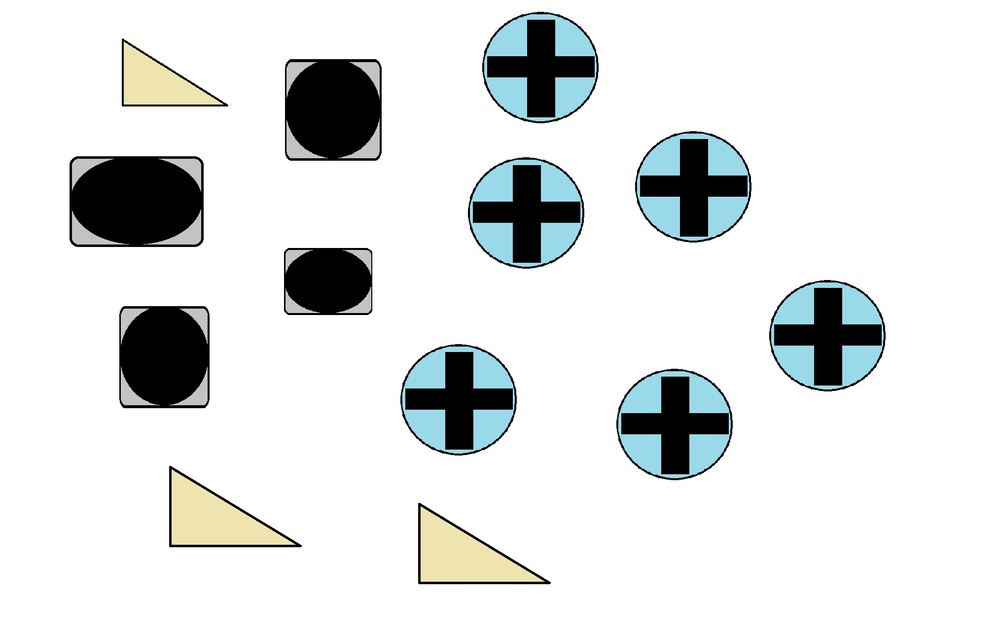
#> input picture Danilova. AA1905. LR4/danilova61.jpg, 1000 x 633 px, shrunk from 2028 x 1284 before the run
$ python task6.py
#> lines starting #> are read from the running program, lines starting #| are printed output that depends on the picture; after the words box and inside, x2 and y2 are one past the last pixel; in counts of white or black regions, pixels touching at a corner belong together
from skimage import io, filters, measure
from scipy import ndimage
from matplotlib import pyplot as plt
import cv2

# чтение изображения
im = io.imread('danilova61.jpg', as_gray=True)
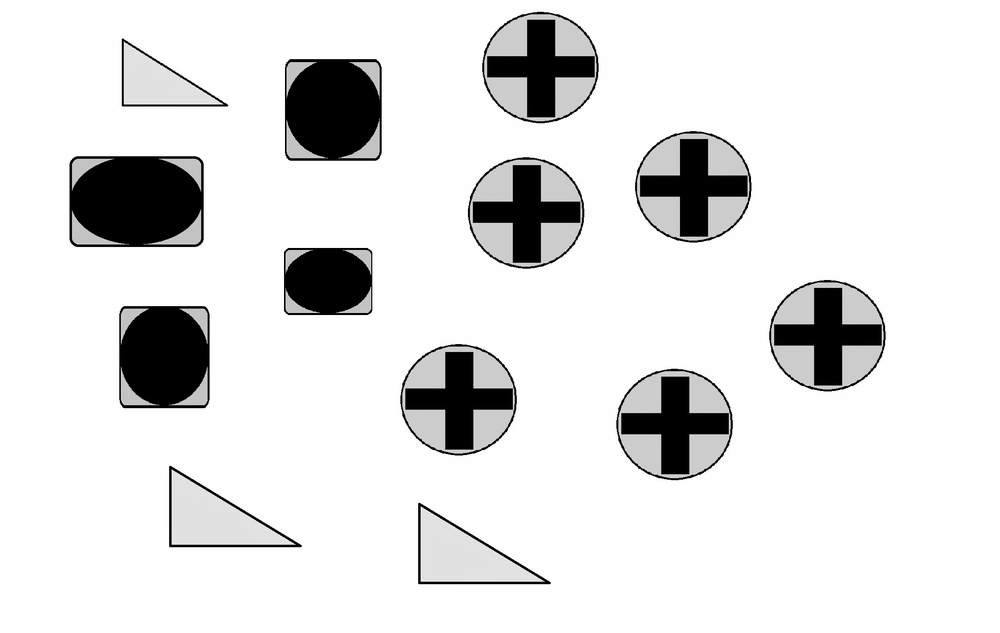
#> im: shape (633, 1000) float64; min 0, max 1, mean 0.886
imm = cv2.imread('danilova61.jpg')
#> imm is the input picture: shape (633, 1000, 3); mean B, G, R 226.2, 226.5, 223.8
#подсчет количества объектов
val = filters.threshold_otsu(im)
#> val = 0.506
img = ndimage.binary_fill_holes(im < val)
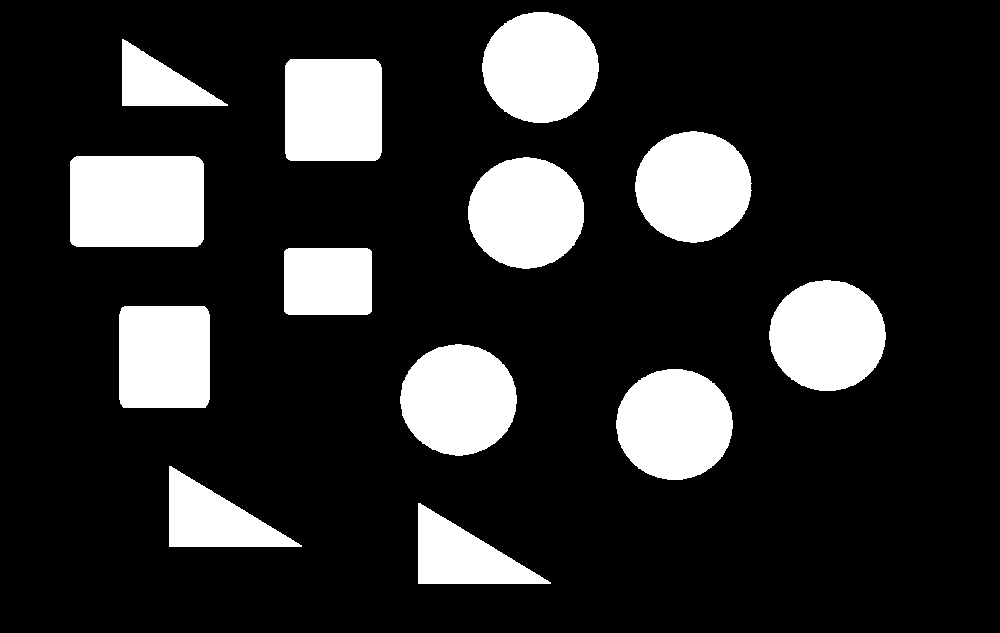
#> img: shape (633, 1000) bool; 17.8% white; 13 white regions, largest, box (x1, y1, x2, y2) and area: (70, 156, 204, 247) 12119, (616, 369, 733, 480) 10170, (482, 12, 599, 123) 10167
labels = measure.label(img)
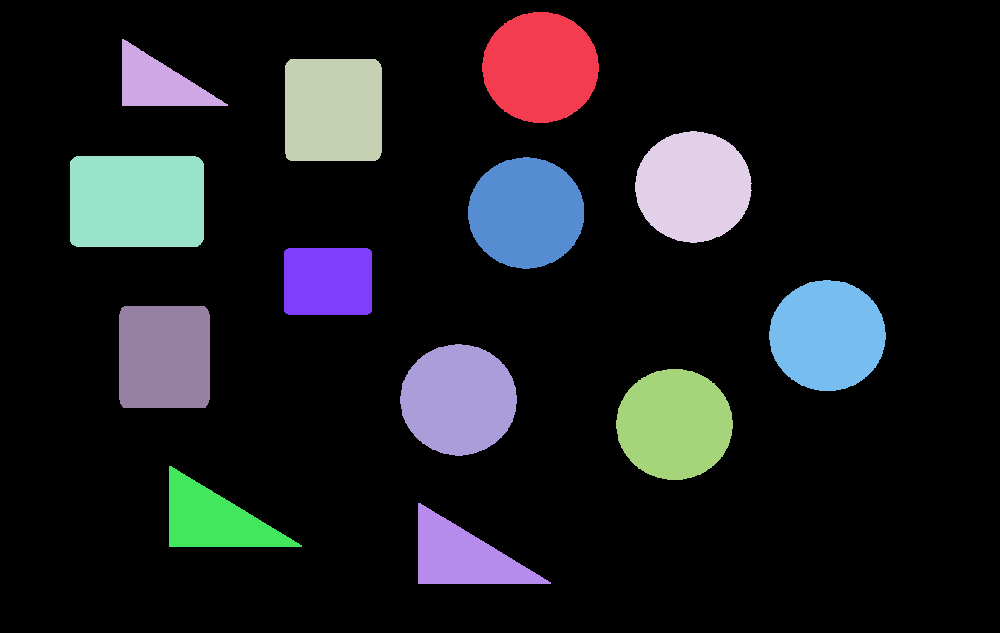
#> labels: shape (633, 1000) int32; 14 distinct labels, from 0 to 13; one colour per label, 0 black
print('Количество объектов: ', labels.max())
#| Количество объектов:  13
# отображение результатов
plt.subplot(1,2,1)
plt.title('Исходное изображение')
plt.imshow(cv2.cvtColor(imm, cv2.COLOR_BGR2RGB))
plt.subplot(1,2,2)
plt.title('Количество объектов: ' + str(labels.max()))
plt.imshow(img, cmap='gray')
plt.savefig('danilova62.jpg')
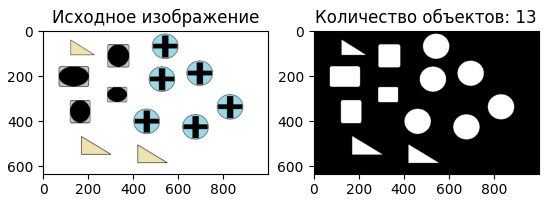
#> figure drawn by matplotlib, 2 panels
plt.show()

$ run again, with Danilova. AA1905. LR4/danilova41.jpg copied over Danilova. AA1905. LR4/danilova61.jpg
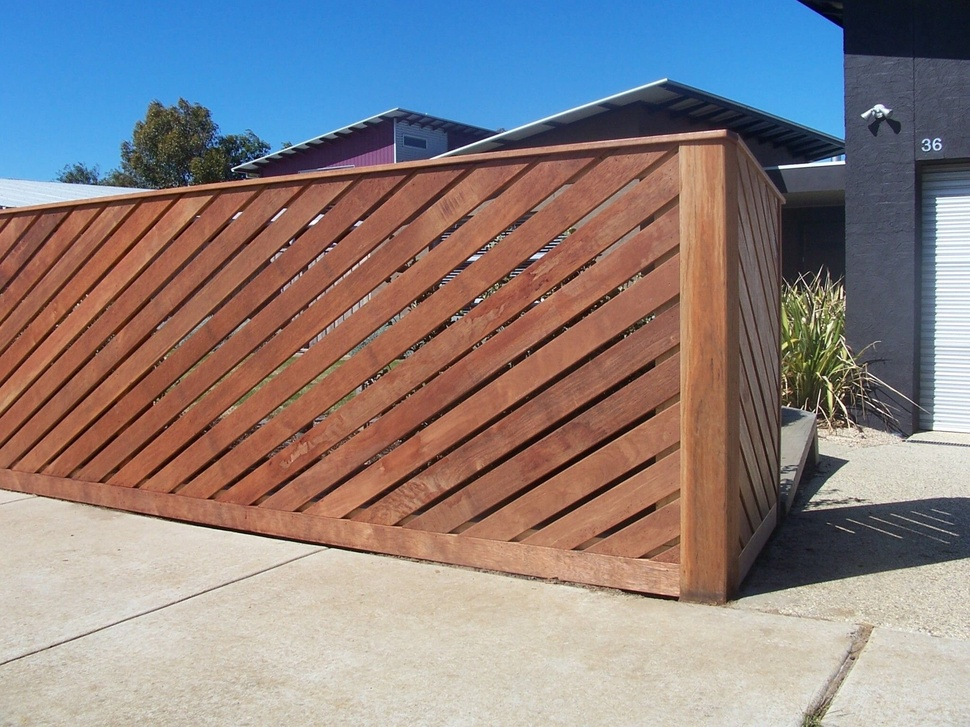
#> input picture Danilova. AA1905. LR4/danilova41.jpg, 970 x 727 px, shrunk from 2048 x 1536 before the run
#> imm is the input picture: shape (727, 970, 3); mean B, G, R 129.1, 128.7, 138.9
#> val = 0.586
#> `img = ndimage.binary_fill_holes(im < val)`:
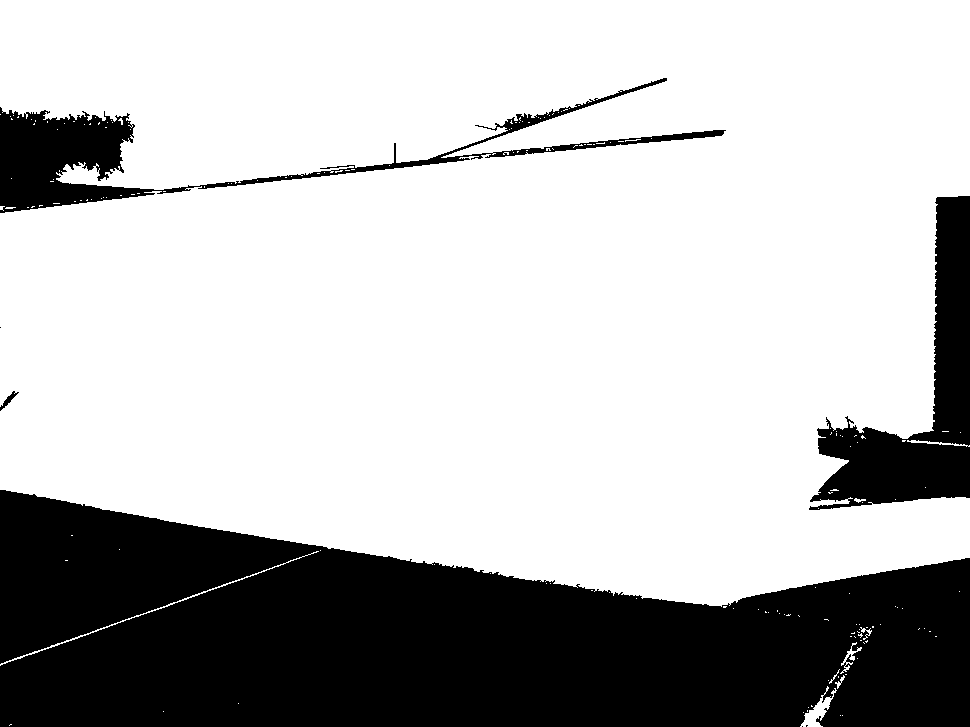
#> img: shape (727, 970) bool; 72.4% white; 7 black regions (3 under 20 px), largest, box (x1, y1, x2, y2) and area: (0, 490, 970, 727) 161865, (809, 196, 970, 510) 18191, (0, 78, 726, 213) 14272, (0, 391, 19, 411) 99
#> labels: shape (727, 970) int32; 178 distinct labels, from 0 to 177
#| Количество объектов:  177
#> `plt.savefig('danilova62.jpg')`:
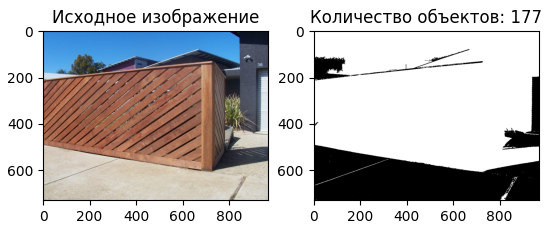
#> figure drawn by matplotlib, 2 panels

$ run again, with Danilova. AA1905. LR4/danilova51.jpg copied over Danilova. AA1905. LR4/danilova61.jpg
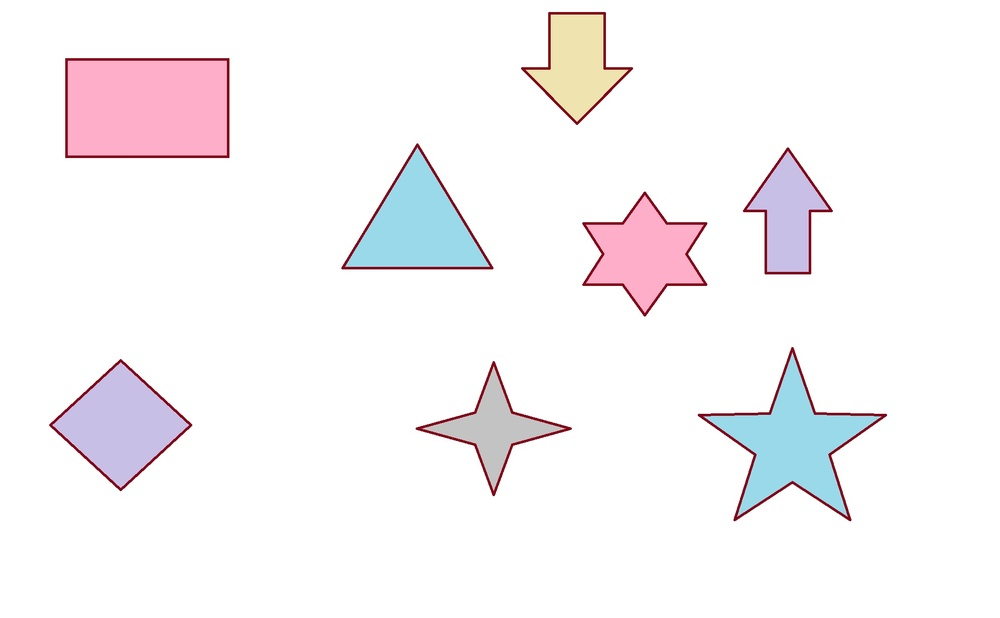
#> input picture Danilova. AA1905. LR4/danilova51.jpg, 1000 x 618 px, shrunk from 1992 x 1232 before the run
#> imm is the input picture: shape (618, 1000, 3); mean B, G, R 247.1, 245.1, 248
#> val = 0.843
#> `img = ndimage.binary_fill_holes(im < val)`:
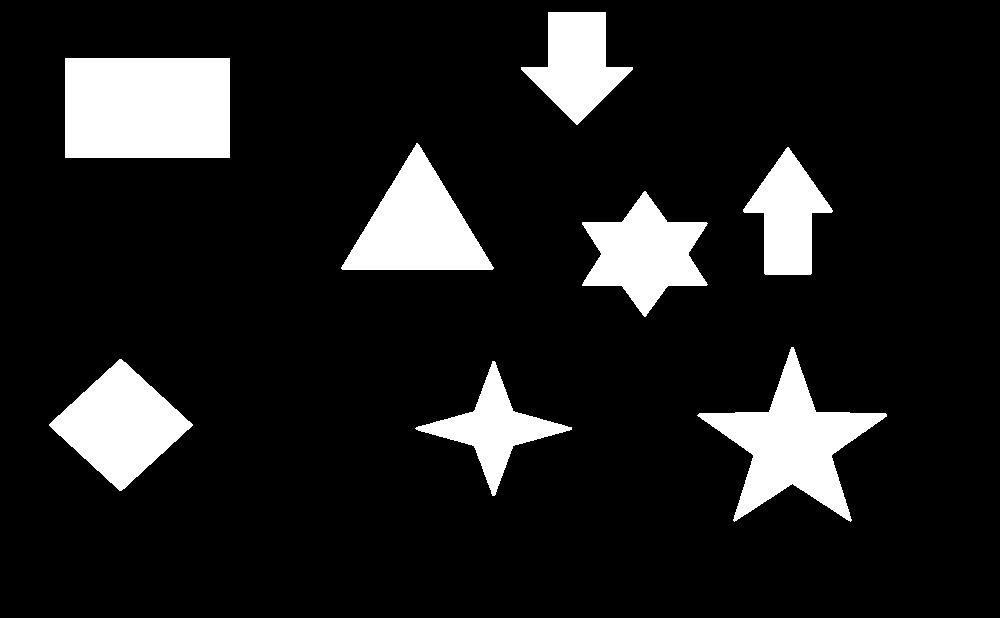
#> img: shape (618, 1000) bool; 12.1% white; 8 white regions, largest, box (x1, y1, x2, y2) and area: (65, 58, 230, 158) 16500, (697, 347, 887, 522) 11999, (341, 143, 494, 270) 9977
#> labels: shape (618, 1000) int32; 9 distinct labels, from 0 to 8
#| Количество объектов:  8
#> `plt.savefig('danilova62.jpg')`:
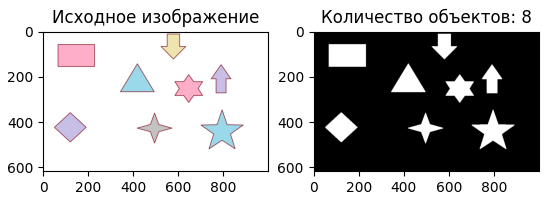
#> figure drawn by matplotlib, 2 panels
